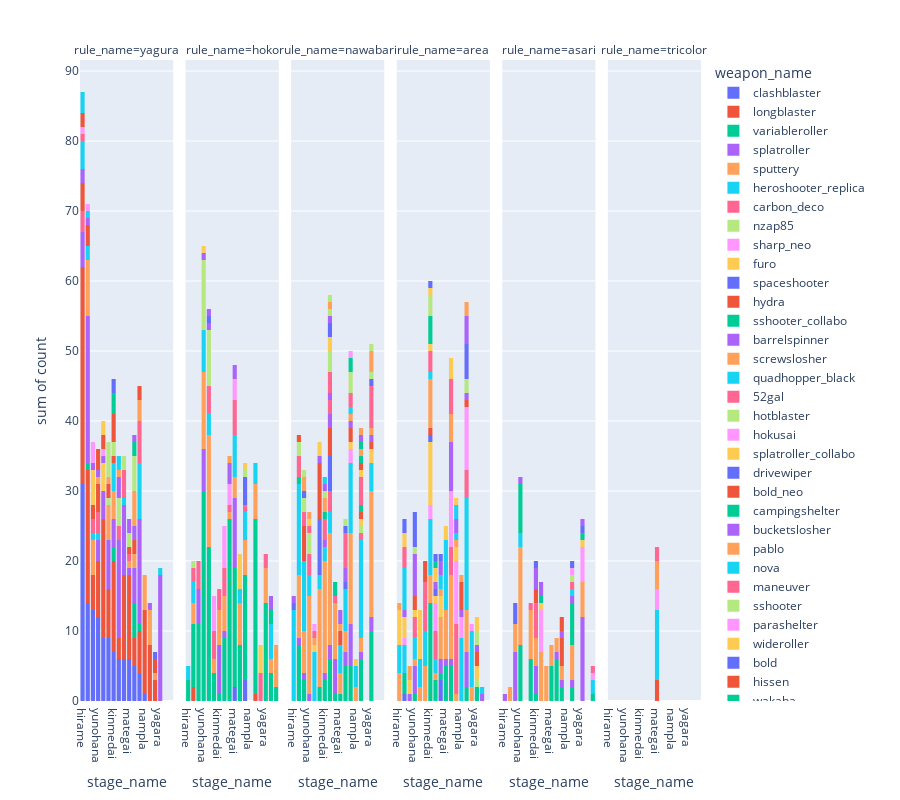

The notebook cell this image was saved under:
### Code cell
px.histogram(
    vc, 
    x="stage_name", 
    y="count", 
    color="weapon_name", 
    facet_col="rule_name", 
    height=800, 
    # barmode="overlay"
)
